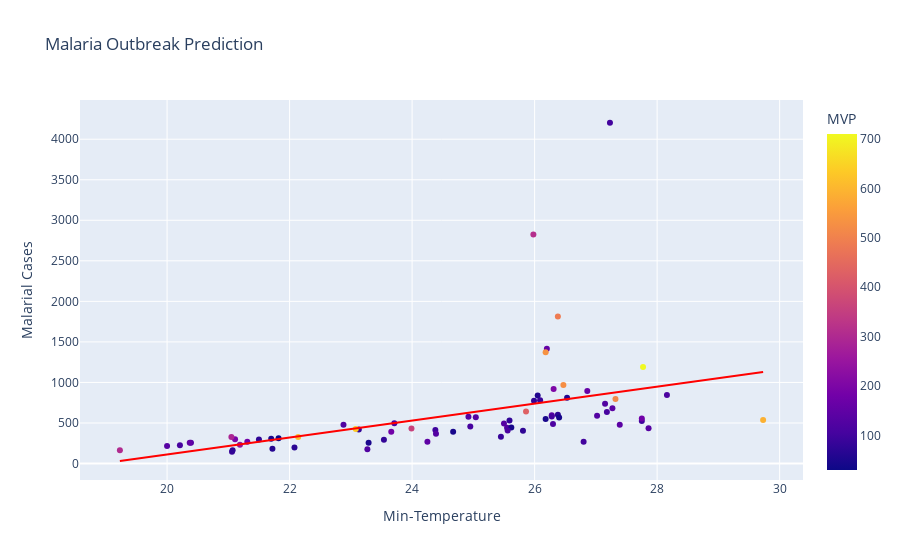

The code cell stored with this chart in its notebook:
### Code cell
fig = px.scatter(df, x="Min-Temperature", y="Malarial Cases", color="MVP", trendline='ols', trendline_color_override = 'red', title = 'Malaria Outbreak Prediction')
fig.show()
